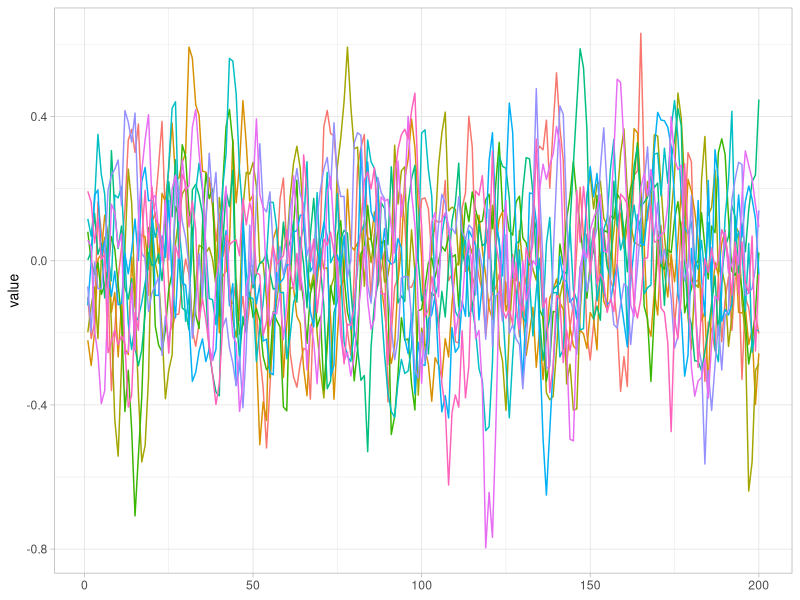
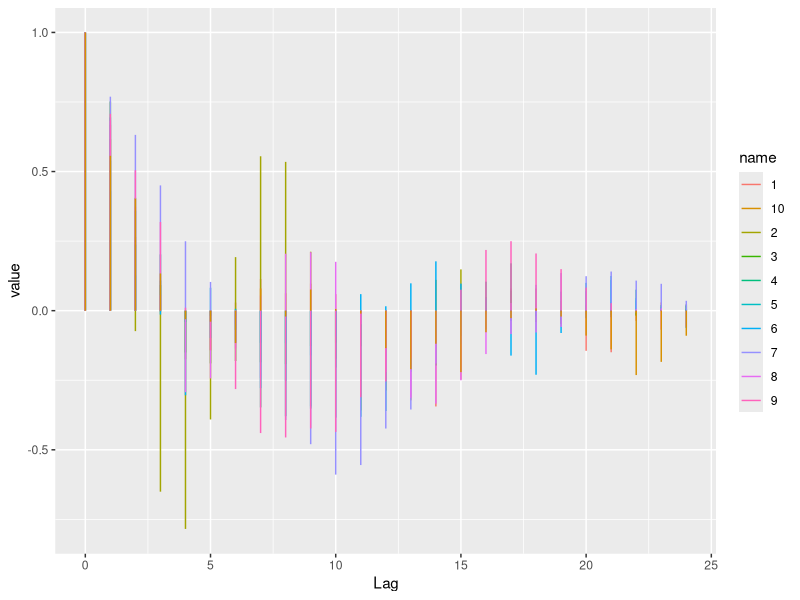
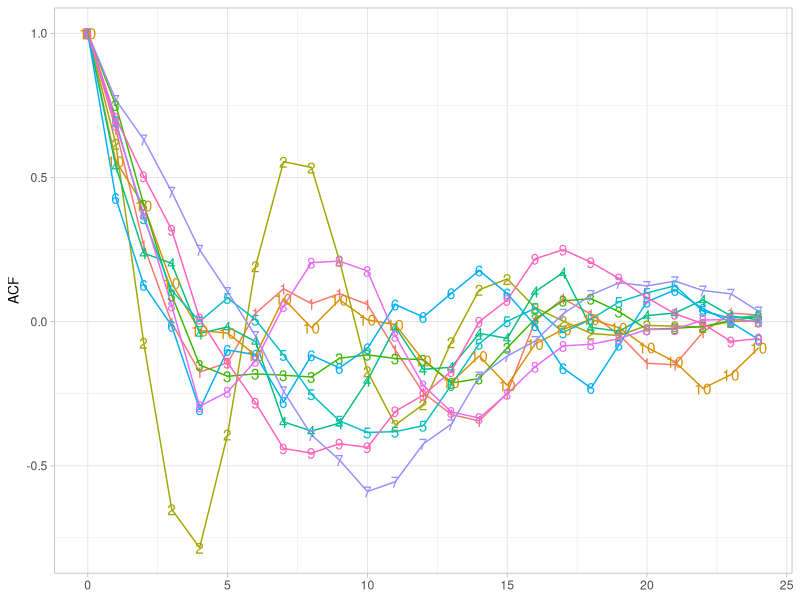
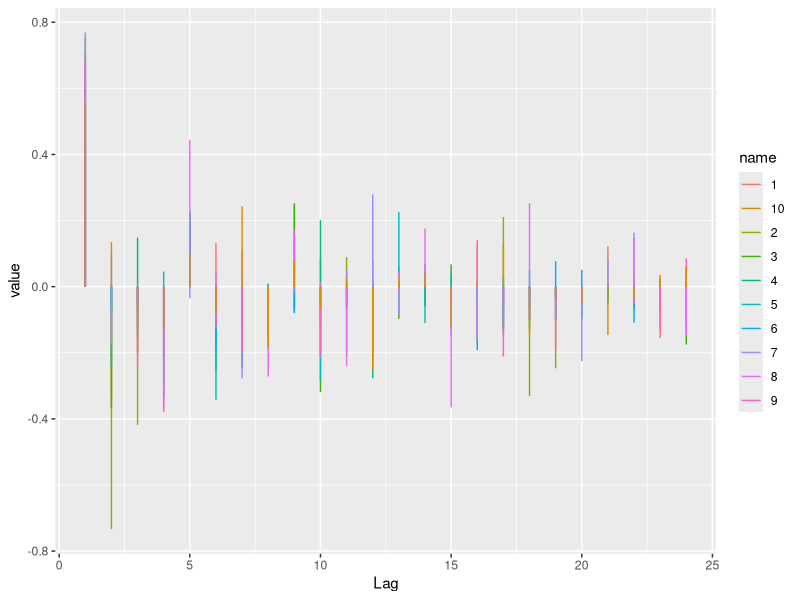
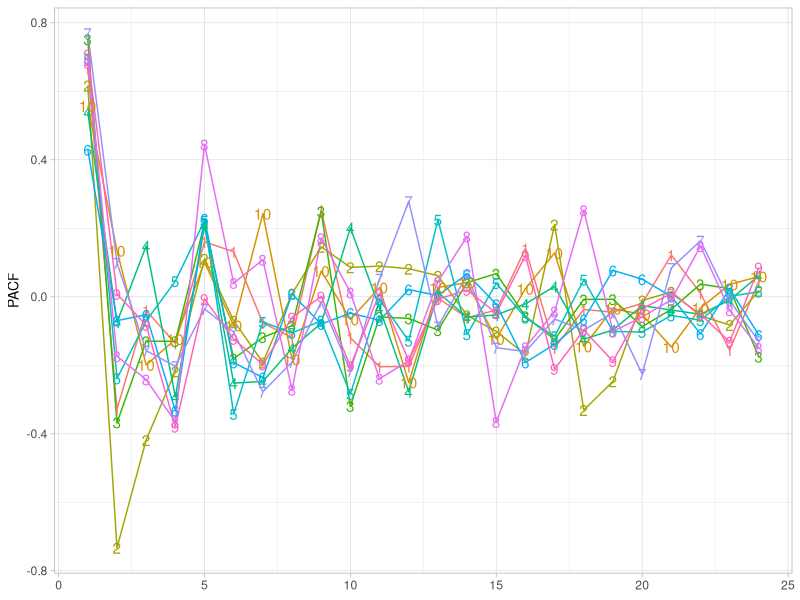
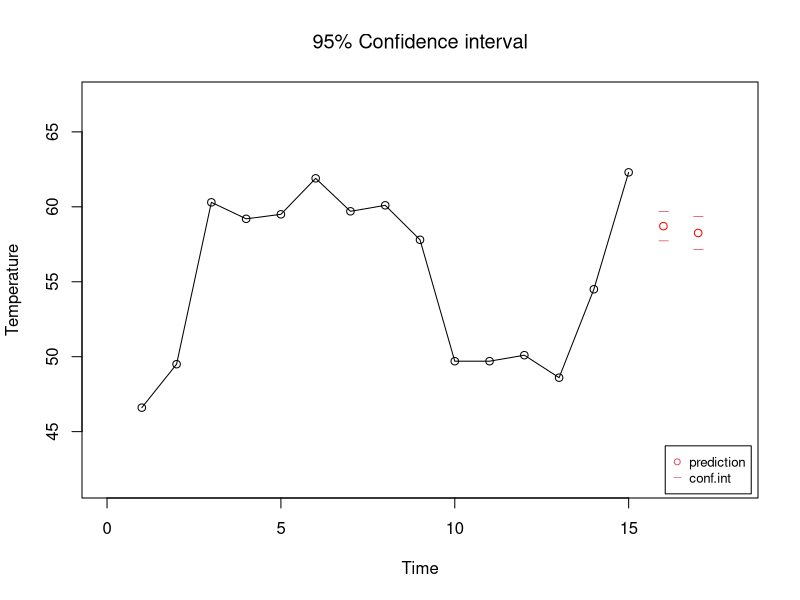
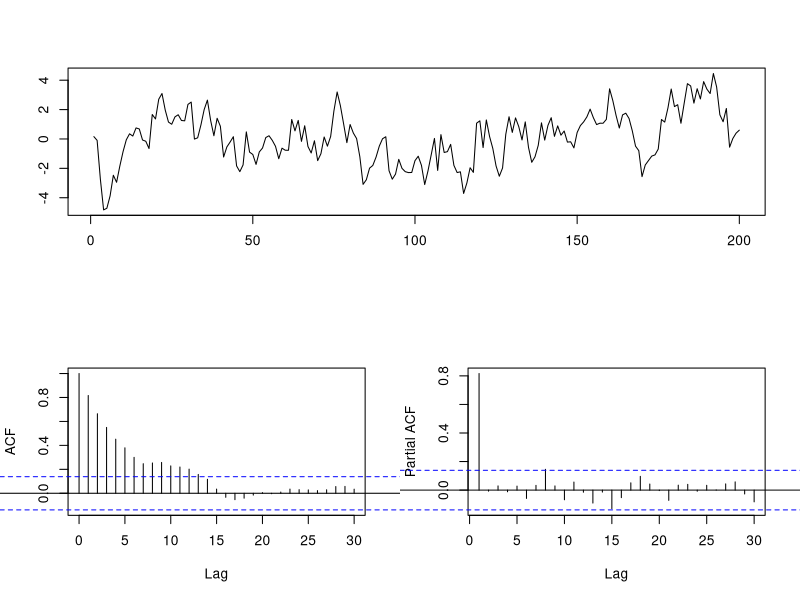
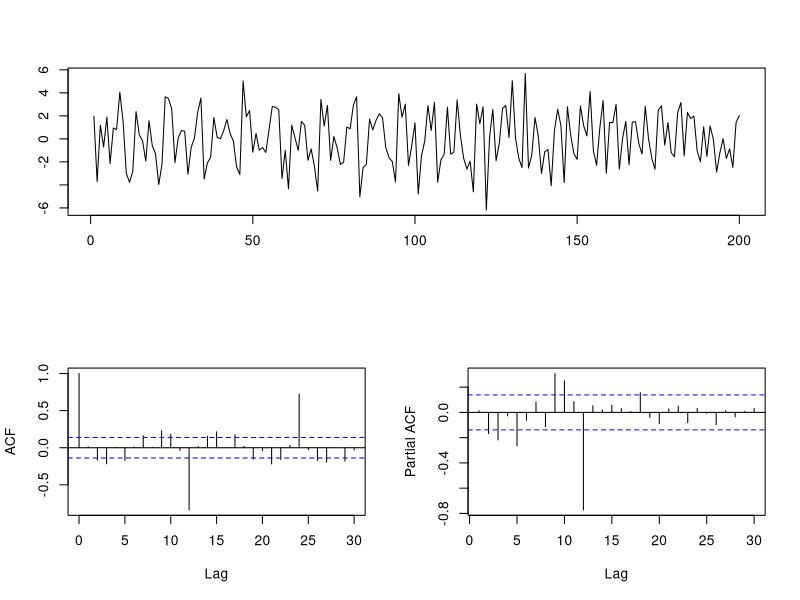

Write R code to recreate these figures, in order.

#Panagiotis Tsagkaroulis

rm(list=ls())


library(tseries)

##Check stationarity of the process
zroots <- polyroot(c(1, 1, 1, 1))


#Simulate 10 realisations with 200 observations from the process and plot them
#install.packages('tidyr', repos='http://cran.rstudio.com/') 
sim1 <- cbind("Time"=1:200, replicate(10,arima.sim(model = list(ma=c(1,1,1), order=c(0,0,3)), sd = 0.1, n = 200)))
colnames(sim1) <- c('Time','1','2','3','4','5','6','7','8','9','10')
dfsim1 = tidyr::pivot_longer(as.data.frame(sim1), cols=2:11)
library(ggplot2)


p <- ggplot(dfsim1, aes(y=value, color=name, x=Time)) + geom_line()
p + theme_light()+theme(axis.title=element_text(size=10), legend.position = "none",
                        axis.title.x = element_blank())


#Estimate the ACF for each realisation and plot those
acfsim1 <- cbind("Lag"=0:24, apply(sim1[1:25,2:11], 2, function(x){acf(x, 25, plot=FALSE)$acf}))
dfacfsim1 = tidyr::pivot_longer(as.data.frame(acfsim1), cols=2:11)
#the following plots in classical ACF form with spikes
ggplot(dfsim1, aes(y=value, color=name, x=Lag)) + geom_segment(data=dfacfsim1, aes(xend=Lag, yend=0))
#the following plots by joining the points 
#ggplot(dfsim1, aes(y=value, color=name, x=Lag)) + geom_segment(data=dfacfsim1)
p1 <- ggplot(dfacfsim1, aes(y=value, color=name, x=Lag)) + geom_line()
p1 + theme_light()+theme(axis.title=element_text(size=10), legend.position = "none",
                        axis.title.x = element_blank())+ labs(y="ACF")+
  geom_text(aes(label=name))



#Repeat for the PACF of the same realisations
pacfsim1 <- cbind("Lag"=1:24, apply(sim1[1:25,2:11], 2, function(x){acf(x, 25, plot=FALSE, type=c("partial"))$acf}))
dfpacfsim1 = tidyr::pivot_longer(as.data.frame(pacfsim1), cols=2:11)

#the following plots in classical ACF form with spikes
ggplot(dfsim1, aes(y=value, color=name, x=Lag)) + geom_segment(data=dfpacfsim1, aes(xend=Lag, yend=0))
#the following plots by joining the points 
#ggplot(dfsim1, aes(y=value, color=name, x=Lag)) + geom_segment(data=dfacfsim1)
p2 <- ggplot(dfpacfsim1, aes(y=value, color=name, x=Lag)) + geom_line()
p2 + theme_light()+theme(axis.title=element_text(size=10), legend.position = "none",
                         axis.title.x = element_blank())+ labs(y="PACF")+
  geom_text(aes(label=name))



#Calculate the variance of each of the realisations
Variance <-apply(sim1[,2:11],2,var)
print(Variance)
print(mean(Variance))

##Predicting temperatures in a district heating network
#creating the data frame
year <- c(rep(2016,4),rep(2017,11))
month <- c(9:12,1:11)
temp <- c( 46.6, 49.5, 60.3, 59.2, 59.5, 61.9, 59.7, 60.1, 57.8, 49.7, 49.7, 50.1, 48.6, 54.5, 62.3)
df <- data.frame(year,month,temp)

#mu = 55
#transformation
X.t <- df$temp-55
X.len <- length(X.t)

#prediction 
X.hat2017M12 <- 0.5*X.t[X.len] - 0.3*X.t[X.len-1] + 0.9*X.t[X.len-11] - 0.45*X.t[X.len-12] +0.27*X.t[X.len-13]
X.hat2018M1 <- 0.5*X.hat2017M12 - 0.3*X.t[X.len] + 0.9*X.t[X.len-10] - 0.45*X.t[X.len-11] +0.27*X.t[X.len-12]

#backtransformation
Y.hat2017M12 <- X.hat2017M12 + 55
Y.hat2018M1 <- X.hat2018M1 + 55

#variance of prediction error (et+1 and et+2)
sigma.epsilon<-0.5
V.epsilon2017M12<-sigma.epsilon^2
V.epsilon2018M1<-(1+(0.5)^2)*(sigma.epsilon^2)

#95% confidence interval
inter<-qnorm(0.975)


Y2017M12.low<-Y.hat2017M12-inter*sqrt(V.epsilon2017M12)
Y2017M12.high<-Y.hat2017M12+inter*sqrt(V.epsilon2017M12)
Y2018M1.low<-Y.hat2018M1-inter*sqrt(V.epsilon2018M1)
Y2018M1.high<-Y.hat2018M1+inter*sqrt(V.epsilon2018M1)

#Plot


prediction.interval.low<-c(Y2017M12.low,Y2018M1.low)
prediction.interval.high<-c(Y2017M12.high,Y2018M1.high)


##save figure
#jpeg("pred_ci.jpeg", units="in", width=5, height=4, res=600)

time=c(1:15)
plot(time,df$temp, xlim=c(0,18),ylim=c(min(df$temp)-5,max(df$temp)+5),main=expression('95% Confidence interval',hjust = 0.5),
     xlab='Time', ylab='Temperature')
points(16,Y.hat2017M12,col = "red") 
points(17,Y.hat2018M1,col = "red")
points(16:17,prediction.interval.low,  col=2,pch=95, lty=c(1,2,2))
points(16:17,prediction.interval.high, col=2,pch=95, lty=c(1,2,2))
lines(time,df$temp, pch=16)
par(xpd=TRUE)
legend(x = "bottomright", inset = 0.01, legend = c("prediction", "conf.int"), pch = c(1, 95), col = c(2,2), cex=0.8)                

#dev.off()

##Simulating seasonal processes

#arima.sim function
arima.sim2 <- function (model, n, rand.gen = rnorm, innov = rand.gen(n, ...), 
          n.start = NA, start.innov = rand.gen(n.start, ...), ...) 
{
  if (!is.list(model)) 
    stop("'model' must be list")
  if (n <= 0L) 
    stop("'n' must be strictly positive")
  p <- length(model$ar)
  if (p) {
    minroots <- min(Mod(polyroot(c(1, -model$ar))))
    if (minroots <= 1) 
      warning ("'ar' part of model is not stationary")
  }
  q <- length(model$ma)
  if (is.na(n.start)) 
    n.start <- p + q + ifelse(p > 0, 
                              0)
  if (n.start < p + q) 
    stop("burn-in 'n.start' must be as long as 'ar + ma'")
  d <- 0
  if (!is.null(ord <- model$order)) {
    if (length(ord) != 3L) 
      stop("'model$order' must be of length 3")
    if (p != ord[1L]) 
      stop("inconsistent specification of 'ar' order")
    if (q != ord[3L]) 
      stop("inconsistent specification of 'ma' order")
    d <- ord[2L]
    if (d != round(d) || d < 0) 
      stop("number of differences must be a positive integer")
  }
  if (!missing(start.innov) && length(start.innov) < n.start) 
    stop(sprintf(ngettext(n.start, "'start.innov' is too short: need %d point", 
                          "'start.innov' is too short: need %d points"), 
                 n.start), domain = NA)
  x <- ts(c(start.innov[seq_len(n.start)], innov[1L:n]), start = 1 - 
            n.start)
  if (length(model$ma)) {
    x <- filter(x, c(1, model$ma), sides = 1L)
    x[seq_along(model$ma)] <- 0
  }
  if (length(model$ar)) 
    x <- filter(x, model$ar, method = "recursive")
  if (n.start > 0) 
    x <- x[-(seq_len(n.start))]
  if (d > 0) 
    x <- diffinv(x, differences = d)
  as.ts(x)
}




#ARIMA(1,0,0)x(0,0,0)12 phi1=-0.85 in reality it is an AR(1) model


##windows(5, 5)
sim3.1 <- arima.sim(model = list(ar=0.85, order=c(1,0,0)), n = 200)
layout(matrix(c(1,1,2,3), 2, 2, byrow = TRUE))
plot(sim3.1,main=expression(''),ylab=' ',xlab=' ')
acf1 <- acf(sim3.1, lag.max=30,main=expression(''))
pacf1 <- pacf(sim3.1, lag.max=30,main=expression(''))
adf.test(sim3.1)
zroots1 <- polyroot(c(-0.85,1))

dev.off()

#ARIMA(0,0,0)x(1,0,0)12 PHI1=0.85 

sim3.2 <- arima.sim(model = list(ar=c(rep(0,11),-0.85), order=c(12,0,0)), n = 200)
layout(matrix(c(1,1,2,3), 2, 2, byrow = TRUE))
plot(sim3.2,main=expression(''),ylab=' ',xlab=' ')
acf(sim3.2, lag.max=30,main=expression(''))
pacf(sim3.2, lag.max=30,main=expression(''))
adf.test(sim3.2)
zroots2 <- polyroot(c(0.85,rep(0,11),1))
len2 <- abs(zroots2)

#ARIMA(1,0,0)x(0,0,1)12 phi1=-0.8 and THETA1=0.9 

sim3.3 <- arima.sim(model = list(ar=0.8,ma=c(rep(0,11),0.9), order=c(1,0,12)), n = 200)
layout(matrix(c(1,1,2,3), 2, 2, byrow = TRUE))
plot(sim3.3,main=expression(''),ylab=' ',xlab=' ')
acf(sim3.3, lag.max=30,main=expression(''))
pacf(sim3.3, lag.max=30,main=expression(''))
adf.test(sim3.3)
zroots3 <- polyroot(c(0.9,rep(0,11),1))
len3 <- abs(zroots3)

#ARIMA(1,0,0)x(1,0,0)12 phi1=0.7 and PHI1=0.8

sim3.4 <- arima.sim(model = list(ar=c(-0.7,rep(0,10),-0.8, -0.56), order=c(13,0,0)), n = 200)
layout(matrix(c(1,1,2,3), 2, 2, byrow = TRUE))
plot(sim3.4,main=expression(''),ylab=' ',xlab=' ')
acf(sim3.4, lag.max=30,main=expression(''))
pacf(sim3.4, lag.max=30,main=expression(''))
adf.test(sim3.4)
zroots4 <- polyroot(c(0.56, 0.8, rep(0,10), 0.7,1))
len4 <- abs(zroots4)

#ARIMA(2,0,0)x(1,0,0)12 phi1=0.6, phi2=-0.3 and PHI1=0.8

sim3.5 <- arima.sim(model = list(ar=c(-0.6, 0.3,rep(0,9),-0.8, -0.48, 0.24), order=c(14,0,0)), n = 200)
layout(matrix(c(1,1,2,3), 2, 2, byrow = TRUE))
plot(sim3.5,main=expression(''),ylab=' ',xlab=' ')
acf(sim3.5, lag.max=30,main=expression(''))
pacf(sim3.5, lag.max=30,main=expression(''))
adf.test(sim3.5)
zroots5 <- polyroot(c(-0.24,0.48, 0.8, rep(0,9), -0.3,0.6,1))
len5 <- abs(zroots5)

#ARIMA(0,0,1)x(0,0,1)12 theta1=-0.4 and THETA1=0.8 

sim3.6 <- arima.sim(model = list(ma=c(-0.4,rep(0,10),0.8, -0.32), order=c(0,0,13)), n = 200)
layout(matrix(c(1,1,2,3), 2, 2, byrow = TRUE))
plot(sim3.6,main=expression(''),ylab=' ',xlab=' ')
acf(sim3.6, lag.max=30,main=expression(''))
pacf(sim3.6, lag.max=30,main=expression(''))
adf.test(sim3.6)
